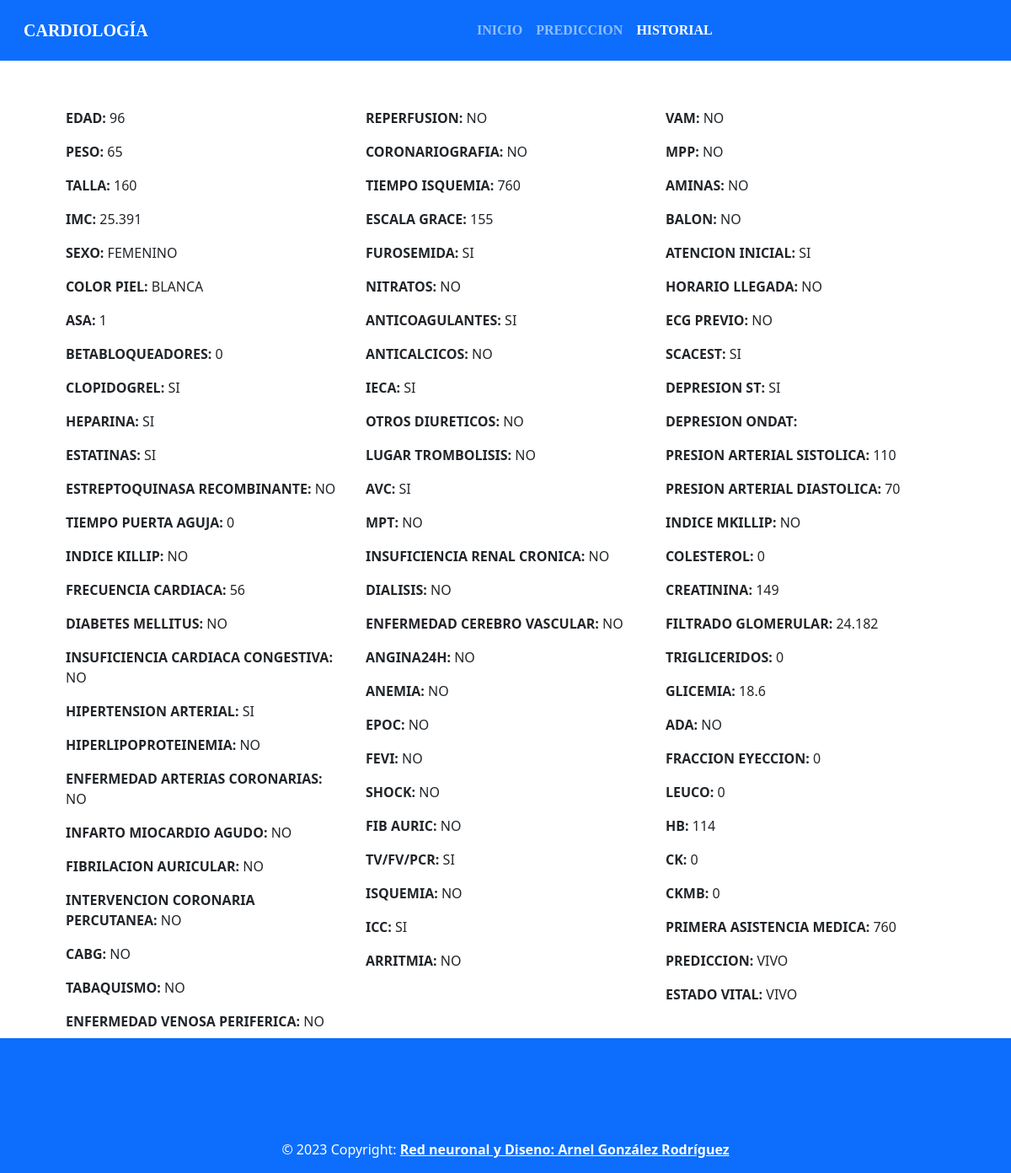
The page /historial/3/ on the database its author committed.
### prediccion/models.py (models this page shows, shortened)
class Prediccion(models.Model):
    edad = models.IntegerField()
    peso = models.CharField(max_length=7)
    talla = models.IntegerField()
    imc = models.CharField(max_length=10)
    sexo = models.IntegerField(choices = CHOISES_SEXO, default=0)
    color_piel = models.IntegerField(choices = CHOISES_PIEL, default=1)
    asa = models.IntegerField()
    betabloqueadores = models.IntegerField()
    clopidogrel = models.IntegerField(choices = CHOISES, default=0)
    heparina = models.IntegerField(choices = CHOISES, default=0)
    estatinas = models.IntegerField(choices = CHOISES, default=0)
    estreptoquinasa_recombinante = models.IntegerField(choices = CHOISES, default=0)
    tiempo_puerta_aguja = models.IntegerField()
    reperfusion = models.IntegerField(choices = CHOISES, default=0)
    coronariografia = models.IntegerField(choices = CHOISES, default=0)
    tiempo_isquemia = models.IntegerField()
    escala_grace = models.IntegerField()
    furosemida = models.IntegerField(choices = CHOISES, default=0)
    nitratos = models.IntegerField(choices = CHOISES, default=0)
    anticoagulantes = models.IntegerField(choices = CHOISES, default=0)
    anticalcicos = models.IntegerField(choices = CHOISES, default=0)
    ieca = models.IntegerField(choices = CHOISES, default=0)
    otros_diureticos = models.IntegerField(choices = CHOISES, default=0)
    lugar_trombolisis = models.IntegerField(choices = CHOISES, default=0)
    avc = models.IntegerField(choices = CHOISES, default=0)
    mpt = models.IntegerField(choices = CHOISES, default=0)
    vam = models.IntegerField(choices = CHOISES, default=0)
    mpp = models.IntegerField(choices = CHOISES, default=0)
    aminas = models.IntegerField(choices = CHOISES, default=0)
    balon = models.IntegerField(choices = CHOISES, default=0)
    atencion_inicial = models.IntegerField(choices = CHOISES, default=0)
    horario_llegada = models.IntegerField(choices = CHOISES, default=0)
    ecg_previo = models.IntegerField(choices = CHOISES, default=0)
    scacest = models.IntegerField(choices = CHOISES, default=0)
    depresion_st = models.IntegerField(choices = CHOISES, default=0)
    depresion_ondat = models.IntegerField()
    presion_arterial_sistolica = models.IntegerField()
    presion_arterial_diastolica = models.IntegerField()
    indice_mkillip = models.IntegerField(choices = CHOISES, default=0)
    indice_killip = models.IntegerField(choices = CHOISES, default=0)
    frecuencia_cardiaca = models.IntegerField()
    diabetes_mellitus = models.IntegerField(choices = CHOISES, default=0)
    insuficiencia_cardiaca_congestiva = models.IntegerField(choices = CHOISES, default=0)
    hipertension_arterial = models.IntegerField(choices = CHOISES, default=0)
    hiperlipoproteinemia = models.IntegerField(choices = CHOISES, default=0)
    enfermedad_arterias_coronarias = models.IntegerField(choices = CHOISES, default=0)
    infarto_miocardio_agudo = models.IntegerField(choices = CHOISES, default=0)
    fibrilacion_auricular = models.IntegerField(choices = CHOISES, default=0)
    intervencion_coronaria_percutanea = models.IntegerField(choices = CHOISES, default=0)
    cabg = models.IntegerField(choices = CHOISES, default=0)
    tabaquismo = models.IntegerField(choices = CHOISES, default=0)
    enfermedad_venosa_periferica = models.IntegerField(choices = CHOISES, default=0)
    insuficiencia_renal_cronica = models.IntegerField(choices = CHOISES, default=0)
    dialisis = models.IntegerField(choices = CHOISES, default=0)
    enfermedad_cerebro_vascular = models.IntegerField(choices = CHOISES, default=0)
    angina24h = models.IntegerField(choices = CHOISES, default=0)
    anemia = models.IntegerField(choices = CHOISES, default=0)
    epoc = models.IntegerField(choices = CHOISES, default=0)
    FEVI = models.IntegerField(choices = CHOISES, default=0)
    SHOCK = models.IntegerField(choices = CHOISES, default=0)
    FIB_AURIC = models.IntegerField(choices = CHOISES, default=0)
    TV_FV_PCR = models.IntegerField(choices = CHOISES, default=0)
    Isquemia = models.IntegerField(choices = CHOISES, default=0)
    ICC = models.IntegerField(choices = CHOISES, default=0)
    Arritmia = models.IntegerField(choices = CHOISES, default=0)
    colesterol = models.CharField(max_length=7)
    creatinina = models.IntegerField()
    filtrado_glomerular = models.CharField(max_length=7)
    trigliceridos = models.CharField(max_length=7)
    glicemia = models.CharField(max_length=7)
    ada = models.IntegerField(choices = CHOISES, default=0)
    fraccion_eyeccion = models.IntegerField()
    leuco = models.CharField(max_length=7)
    hb = models.IntegerField()
    ck = models.IntegerField()
    ckmb = models.IntegerField()
    primera_asistencia_medica = models.IntegerField()
    prediccion = models.IntegerField(choices = CHOISES_ESTADO, null=True, blank=True)
    estado_vital = models.IntegerField(choices = CHOISES_ESTADO, null=True, blank=True)

### prediccion/views.py (the view)
# urls.py: path('historial/<int:id>/', PrediccionDetails.as_view(), name='details'),
class PrediccionDetails(View):
    def get(self, request, id):
        obj = get_object_or_404(Prediccion, id=id)
        context = {'obj': obj, 'page': 'historial'}
        return render(request, 'prediccion/prediccion_details.html', context)

### static/templates/prediccion/prediccion_details.html (shortened to what this page needs)
{% extends 'template/base.html' %}
{% load static %}
{% block body %}
<div class="container mx-auto" >
    <div class="row my-auto mx-auto">
      <div class=" col-12 col-sm-6 col-md-4 col-lg-4 my-2">
            <p class="card-text mayuscula"><strong>edad:</strong    rong> {{ obj.edad }} </p>
            <p class="card-text mayuscula"><strong>peso:</strong> {{ obj.peso }} </p>
            <p class="card-text mayuscula"><strong>talla:</strong> {{ obj.talla }} </p>
            <p class="card-text mayuscula"><strong>imc:</strong> {{ obj.imc }} </p>
            <p class="card-text mayuscula"><strong>sexo:</strong> {{ obj.get_sexo_display }} </p>
            <p class="card-text mayuscula"><strong>color piel:</strong> {{ obj.get_color_piel_display }} </p>
            <p class="card-text mayuscula"><strong>asa:</strong> {{ obj.asa }} </p>
            <p class="card-text mayuscula"><strong>betabloqueadores:</strong> {{ obj.betabloqueadores }} </p>
            <p class="card-text mayuscula"><strong>clopidogrel:</strong> {{ obj.get_clopidogrel_display }} </p>
            <p class="card-text mayuscula"><strong>heparina:</strong> {{ obj.get_heparina_display }} </p>
            <p class="card-text mayuscula"><strong>estatinas:</strong> {{ obj.get_estatinas_display }} </p>
            <p class="card-text mayuscula"><strong>estreptoquinasa recombinante:</strong> {{ obj.get_estreptoquinasa_recombinante_display }} </p>
            <p class="card-text mayuscula"><strong>tiempo puerta aguja:</strong> {{ obj.tiempo_puerta_aguja }} </p>
      </div>
      <div class=" col-12 col-sm-6 col-md-4 col-lg-4 my-2">
            <p class="card-text mayuscula"><strong>reperfusion:</strong> {{ obj.get_reperfusion_display }} </p>
            <p class="card-text mayuscula"><strong>coronariografia:</strong> {{ obj.get_coronariografia_display }} </p>
            <p class="card-text mayuscula"><strong>tiempo isquemia:</strong> {{ obj.tiempo_isquemia }} </p>
            <p class="card-text mayuscula"><strong>escala grace:</strong> {{ obj.escala_grace }} </p>
            <p class="card-text mayuscula"><strong>furosemida:</strong> {{ obj.get_furosemida_display }} </p>
            <p class="card-text mayuscula"><strong>nitratos:</strong> {{ obj.get_nitratos_display }} </p>
            <p class="card-text mayuscula"><strong>anticoagulantes:</strong> {{ obj.get_anticoagulantes_display }} </p>
            <p class="card-text mayuscula"><strong>anticalcicos:</strong> {{ obj.get_anticalcicos_display }} </p>
            <p class="card-text mayuscula"><strong>ieca:</strong> {{ obj.get_ieca_display }} </p>
            <p class="card-text mayuscula"><strong>otros diureticos:</strong> {{ obj.get_otros_diureticos_display }} </p>
            <p class="card-text mayuscula"><strong>lugar trombolisis:</strong> {{ obj.get_lugar_trombolisis_display }} </p>
            <p class="card-text mayuscula"><strong>avc:</strong> {{ obj.get_avc_display }} </p>
            <p class="card-text mayuscula"><strong>mpt:</strong> {{ obj.get_mpt_display }} </p>
        </div>
        <div class=" col-12 col-sm-6 col-md-4 col-lg-4 my-2">
            <p class="card-text mayuscula"><strong>vam:</strong> {{ obj.get_vam_display }} </p>
            <p class="card-text mayuscula"><strong>mpp:</strong> {{ obj.get_mpp_display }} </p>
            <p class="card-text mayuscula"><strong>aminas:</strong> {{ obj.get_aminas_display }} </p>
            <p class="card-text mayuscula"><strong>balon:</strong> {{ obj.get_balon_display }} </p>
            <p class="card-text mayuscula"><strong>atencion inicial:</strong> {{ obj.get_atencion_inicial_display }} </p>
            <p class="card-text mayuscula"><strong>horario llegada:</strong> {{ obj.get_horario_llegada_display }} </p>
            <p class="card-text mayuscula"><strong>ecg previo:</strong> {{ obj.get_ecg_previo_display }} </p>
            <p class="card-text mayuscula"><strong>scacest:</strong> {{ obj.get_scacest_display }} </p>
            <p class="card-text mayuscula"><strong>depresion st:</strong> {{ obj.get_depresion_st_display }} </p>
            <p class="card-text mayuscula"><strong>depresion ondat:</strong> {{ obj.get_depresion_ondat_display }} </p>
            <p class="card-text mayuscula"><strong>presion arterial sistolica:</strong> {{ obj.presion_arterial_sistolica }} </p>
            <p class="card-text mayuscula"><strong>presion arterial diastolica:</strong> {{ obj.presion_arterial_diastolica }} </p>
            <p class="card-text mayuscula"><strong>indice mkillip:</strong> {{ obj.get_indice_mkillip_display }} </p>
        </div>
        <div class=" col-12 col-sm-6 col-md-4 col-lg-4 my-2">
            <p class="card-text mayuscula"><strong>indice killip:</strong> {{ obj.get_indice_killip_display }} </p>
            <p class="card-text mayuscula"><strong>frecuencia cardiaca:</strong> {{ obj.frecuencia_cardiaca }} </p>
            <p class="card-text mayuscula"><strong>diabetes mellitus:</strong> {{ obj.get_diabetes_mellitus_display }} </p>
            <p class="card-text mayuscula"><strong>insuficiencia cardiaca congestiva:</strong> {{ obj.get_insuficiencia_cardiaca_congestiva_display }} </p>
            <p class="card-text mayuscula"><strong>hipertension arterial:</strong> {{ obj.get_hipertension_arterial_display }} </p>
            <p class="card-text mayuscula"><strong>hiperlipoproteinemia:</strong> {{ obj.get_hiperlipoproteinemia_display }} </p>
            <p class="card-text mayuscula"><strong>enfermedad arterias coronarias:</strong> {{ obj.get_enfermedad_arterias_coronarias_display }} </p>
            <p class="card-text mayuscula"><strong>infarto miocardio agudo:</strong> {{ obj.get_infarto_miocardio_agudo_display }} </p>
            <p class="card-text mayuscula"><strong>fibrilacion auricular:</strong> {{ obj.get_fibrilacion_auricular_display }} </p>
            <p class="card-text mayuscula"><strong>intervencion coronaria percutanea:</strong> {{ obj.get_intervencion_coronaria_percutanea_display }} </p>
            <p class="card-text mayuscula"><strong>cabg:</strong> {{ obj.get_cabg_display }} </p>
            <p class="card-text mayuscula"><strong>tabaquismo:</strong> {{ obj.get_tabaquismo_display }} </p>
            <p class="card-text mayuscula"><strong>enfermedad venosa periferica:</strong> {{ obj.get_enfermedad_venosa_periferica_display }} </p>
        </div>
        <div class=" col-12 col-sm-6 col-md-4 col-lg-4 my-2">
            <p class="card-text mayuscula"><strong>insuficiencia renal cronica:</strong> {{ obj.get_insuficiencia_renal_cronica_display }} </p>
            <p class="card-text mayuscula"><strong>dialisis:</strong> {{ obj.get_dialisis_display }} </p>
            <p class="card-text mayuscula"><strong>enfermedad cerebro vascular:</strong> {{ obj.get_enfermedad_cerebro_vascular_display }} </p>
            <p class="card-text mayuscula"><strong>angina24h:</strong> {{ obj.get_angina24h_display }} </p>
            <p class="card-text mayuscula"><strong>anemia:</strong> {{ obj.get_anemia_display }} </p>
            <p class="card-text mayuscula"><strong>epoc:</strong> {{ obj.get_epoc_display }} </p>
            <p class="card-text mayuscula"><strong>FEVI:</strong> {{ obj.get_FEVI_display }} </p>
            <p class="card-text mayuscula"><strong>SHOCK:</strong> {{ obj.get_SHOCK_display }} </p>
            <p class="card-text mayuscula"><strong>FIB AURIC:</strong> {{ obj.get_FIB_AURIC_display }} </p>
            <p class="card-text mayuscula"><strong>TV/FV/PCR:</strong> {{ obj.get_TV_FV_PCR_display }} </p>
            <p class="card-text mayuscula"><strong>Isquemia:</strong> {{ obj.get_Isquemia_display }} </p>
            <p class="card-text mayuscula"><strong>ICC:</strong> {{ obj.get_ICC_display }} </p>
            <p class="card-text mayuscula"><strong>Arritmia:</strong> {{ obj.get_Arritmia_display }} </p>
        </div>
        <div class=" col-12 col-sm-6 col-md-4 col-lg-4 my-2">
            <p class="card-text mayuscula"><strong>colesterol:</strong> {{ obj.colesterol }} </p>
            <p class="card-text mayuscula"><strong>creatinina:</strong> {{ obj.creatinina }} </p>
            <p class="card-text mayuscula"><strong>filtrado glomerular:</strong> {{ obj.filtrado_glomerular }} </p>
            <p class="card-text mayuscula"><strong>trigliceridos:</strong> {{ obj.trigliceridos }} </p>
            <p class="card-text mayuscula"><strong>glicemia:</strong> {{ obj.glicemia }} </p>
            <p class="card-text mayuscula"><strong>ada:</strong> {{ obj.get_ada_display }} </p>
            <p class="card-text mayuscula"><strong>fraccion eyeccion:</strong> {{ obj.fraccion_eyeccion }} </p>
            <p class="card-text mayuscula"><strong>leuco:</strong> {{ obj.leuco }} </p>
            <p class="card-text mayuscula"><strong>hb:</strong> {{ obj.hb }} </p>
            <p class="card-text mayuscula"><strong>ck:</strong> {{ obj.ck }} </p>
            <p class="card-text mayuscula"><strong>ckmb:</strong> {{ obj.ckmb }} </p>
            <p class="card-text mayuscula"><strong>primera asistencia medica:</strong> {{ obj.primera_asistencia_medica }} </p>
            <p class="card-text mayuscula"><strong>prediccion:</strong> {{ obj.get_prediccion_display }} </p>
            <p class="card-text mayuscula"><strong>estado vital:</strong> {{ obj.get_estado_vital_display }} </p>
      </div>
    </div>
</div>
{% endblock %}

### static/css/styles.css (style rules this page uses)
.mayuscula { text-transform: uppercase; }

### rows shown on the page
Prediccion: edad "96", peso "65", talla "160", imc "25.391", sexo "FEMENINO", color_piel "BLANCA", asa "1", betabloqueadores "0", clopidogrel "SI", heparina "SI", estatinas "SI", estreptoquinasa_recombinante "NO", tiempo_puerta_aguja "0", reperfusion "NO", coronariografia "NO", tiempo_isquemia "760", escala_grace "155", furosemida "SI", nitratos "NO", anticoagulantes "SI", anticalcicos "NO", ieca "SI", otros_diureticos "NO", lugar_trombolisis "NO", avc "SI", mpt "NO", vam "NO", mpp "NO", aminas "NO", balon "NO", atencion_inicial "SI", horario_llegada "NO", ecg_previo "NO", scacest "SI", depresion_st "SI", presion_arterial_sistolica "110", presion_arterial_diastolica "70", indice_mkillip "NO", indice_killip "NO", frecuencia_cardiaca "56", diabetes_mellitus "NO", insuficiencia_cardiaca_congestiva "NO", hipertension_arterial "SI", hiperlipoproteinemia "NO", enfermedad_arterias_coronarias "NO", infarto_miocardio_agudo "NO", fibrilacion_auricular "NO", intervencion_coronaria_percutanea "NO", cabg "NO", tabaquismo "NO", enfermedad_venosa_periferica "NO", insuficiencia_renal_cronica "NO", dialisis "NO", enfermedad_cerebro_vascular "NO", angina24h "NO", anemia "NO", epoc "NO", FEVI "NO", SHOCK "NO", FIB_AURIC "NO", TV_FV_PCR "SI", Isquemia "NO", ICC "SI", Arritmia "NO", colesterol "0", creatinina "149", filtrado_glomerular "24.182", trigliceridos "0", glicemia "18.6", ada "NO", fraccion_eyeccion "0", leuco "0", hb "114", ck "0", ckmb "0", primera_asistencia_medica "760", prediccion "VIVO", estado_vital "VIVO"
